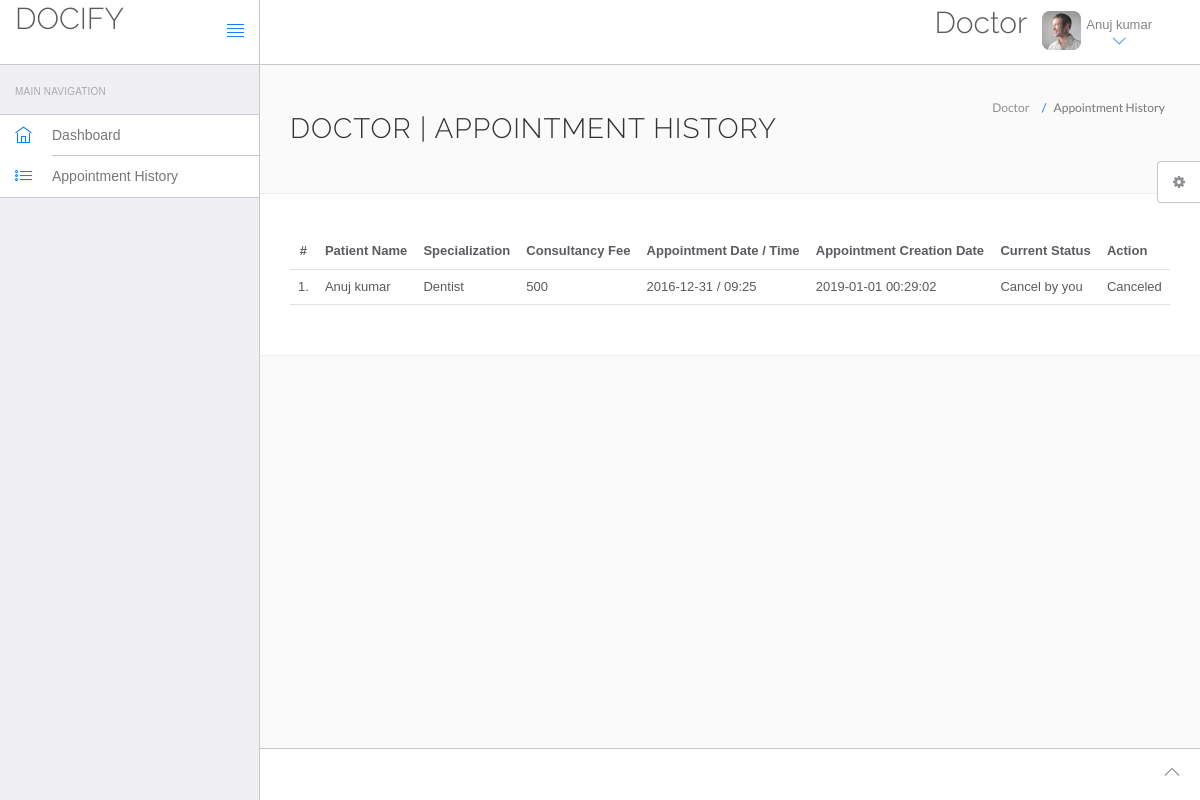
Page /hms/doctor/appointment-history.php (signed in) on the committed database.
### tables this page shows
CREATE TABLE IF NOT EXISTS `users` (
  `id` int(11) NOT NULL,
  `fullName` varchar(255) NOT NULL,
  `address` longtext NOT NULL,
  `city` varchar(255) NOT NULL,
  `gender` varchar(255) NOT NULL,
  `email` varchar(255) NOT NULL,
  `password` varchar(255) NOT NULL,
  `regDate` timestamp NOT NULL DEFAULT CURRENT_TIMESTAMP,
  `updationDate` varchar(255) NOT NULL
);

CREATE TABLE IF NOT EXISTS `appointment` (
  `id` int(11) NOT NULL,
  `doctorSpecialization` varchar(255) NOT NULL,
  `doctorId` int(11) NOT NULL,
  `userId` int(11) NOT NULL,
  `consultancyFees` int(11) NOT NULL,
  `appointmentDate` varchar(255) NOT NULL,
  `appointmentTime` varchar(255) NOT NULL,
  `postingDate` timestamp NOT NULL DEFAULT CURRENT_TIMESTAMP,
  `userStatus` int(11) NOT NULL,
  `doctorStatus` int(11) NOT NULL,
  `updationDate` varchar(255) NOT NULL
);

### hms/doctor/appointment-history.php (the view, shortened to what this page needs)
<!DOCTYPE html>
<html lang="en">
	<head>
		<link rel="stylesheet" href="vendor/bootstrap/css/bootstrap.min.css">
		<link rel="stylesheet" href="vendor/fontawesome/css/font-awesome.min.css">
		<link rel="stylesheet" href="vendor/themify-icons/themify-icons.min.css">
		<link href="vendor/animate.css/animate.min.css" rel="stylesheet" media="screen">
		<link href="vendor/perfect-scrollbar/perfect-scrollbar.min.css" rel="stylesheet" media="screen">
		<link href="vendor/switchery/switchery.min.css" rel="stylesheet" media="screen">
		<link href="vendor/bootstrap-touchspin/jquery.bootstrap-touchspin.min.css" rel="stylesheet" media="screen">
		<link href="vendor/select2/select2.min.css" rel="stylesheet" media="screen">
		<link href="vendor/bootstrap-datepicker/bootstrap-datepicker3.standalone.min.css" rel="stylesheet" media="screen">
		<link href="vendor/bootstrap-timepicker/bootstrap-timepicker.min.css" rel="stylesheet" media="screen">
		<link rel="stylesheet" href="assets/css/styles.css">
		<link rel="stylesheet" href="assets/css/plugins.css">
		<link rel="stylesheet" href="assets/css/themes/theme-1.css" id="skin_color" />
	</head>
	<body>
		<div id="app">
<?php include('include/sidebar.php');?>
			<div class="app-content">
					<?php include('include/header.php');?>
				<div class="main-content" >
					<div class="wrap-content container" id="container">
						<section id="page-title">
							<div class="row">
								<div class="col-sm-8">
									<h1 class="mainTitle">Doctor  | Appointment History</h1>
																	</div>
								<ol class="breadcrumb">
									<li>
										<span>Doctor </span>
									</li>
									<li class="active">
										<span>Appointment History</span>
									</li>
								</ol>
							</div>
						</section>
						<div class="container-fluid container-fullw bg-white">
									<div class="row">
								<div class="col-md-12">
									<table class="table table-hover" id="sample-table-1">
										<thead>
											<tr>
												<th class="center">#</th>
												<th class="hidden-xs">Patient  Name</th>
												<th>Specialization</th>
												<th>Consultancy Fee</th>
												<th>Appointment Date / Time </th>
												<th>Appointment Creation Date  </th>
												<th>Current Status</th>
												<th>Action</th>
											</tr>
										</thead>
										<tbody>
<?php
$sql=mysql_query("select users.fullName as fname,appointment.*  from appointment join users on users.id=appointment.userId where appointment.doctorId='".$_SESSION['id']."'");
$cnt=1;
while($row=mysql_fetch_array($sql))
{
?>
											<tr>
												<td class="center"><?php echo $cnt;?>.</td>
												<td class="hidden-xs"><?php echo $row['fname'];?></td>
												<td><?php echo $row['doctorSpecialization'];?></td>
												<td><?php echo $row['consultancyFees'];?></td>
												<td><?php echo $row['appointmentDate'];?> / <?php echo
												 $row['appointmentTime'];?>
												</td>
												<td><?php echo $row['postingDate'];?></td>
												<td>
<?php if(($row['userStatus']==1) && ($row['doctorStatus']==1))
if(($row['userStatus']==1) && ($row['doctorStatus']==0))
{
	echo "Cancel by you";
}
												?></td>
												<td >
												<div class="visible-md visible-lg hidden-sm hidden-xs">
							<?php if(($row['userStatus']==1) && ($row['doctorStatus']==1))
{ ?>
	<a href="appointment-history.php?id=<?php echo $row['id']?>&cancel=update" onClick="return confirm('Are you sure you want to cancel this appointment ?')"class="btn btn-transparent btn-xs tooltips" title="Cancel Appointment" tooltip-placement="top" tooltip="Remove">Cancel</a>
	<?php } else {
		echo "Canceled";
		} ?>
												</div>
												</td>
											</tr>
											<?php
$cnt=$cnt+1;
											 }?>
										</tbody>
									</table>
								</div>
							</div>
								</div>
					</div>
				</div>
			</div>
	<?php include('include/footer.php');?>
	<?php include('include/setting.php');?>
		</div>
	</body>
</html>

### hms/doctor/include/header.php (shortened to what this page needs)
<header class="navbar navbar-default navbar-static-top">
					<div class="navbar-header">
						<a class="navbar-brand" href="#">
							<h2 style="padding-top:2% ">DOCIFY</h2>
						</a>
						<a href="#" class="sidebar-toggler pull-right visible-md visible-lg" data-toggle-class="app-sidebar-closed" data-toggle-target="#app">
							<i class="ti-align-justify"></i>
						</a>
					</div>
					<div class="navbar-collapse collapse">
						<ul class="nav navbar-right">
								<li  style="padding-top:2% ">
								<h2>Doctor</h2>
							</li>
							<li class="dropdown current-user">
								<a href class="dropdown-toggle" data-toggle="dropdown">
									<img src="assets/images/avatar-1.jpg" alt="Peter"> <span class="username">
									<?php $query=mysql_query("select fullName from users where id='".$_SESSION['id']."'");
while($row=mysql_fetch_array($query))
{
	echo $row['fullName'];
}
									?> <i class="ti-angle-down"></i></i></span>
								</a>
							</li>
						</ul>
					</div>
				</header>

### hms/doctor/assets/css/themes/theme-1.css (style rules this page uses)
body { background: #FAFAFA; }
header .navbar-header { background: #ffffff !important; border-right-color: #c8c7cc !important; border-bottom-color: #c8c7cc !important; }
header .navbar-header .sidebar-toggler, header .navbar-header .sidebar-mobile-toggler { color: #007aff !important; }
header .navbar-header .navbar-brand { color: #777 !important; }
header .navbar-collapse { background: #ffffff !important; border-bottom-color: #c8c7cc !important; box-shadow: none !important; }
header .navbar-collapse .navbar-right > li > a { color: #777; }
header .navbar-collapse .navbar-right > li > a i { color: #007aff !important; }

### rows in the picture
users: fullName "Anuj kumar"
appointment: userId.fullName "Anuj kumar", doctorSpecialization "Dentist", consultancyFees "500", appointmentDate "2016-12-31", appointmentTime "09:25", postingDate "2019-01-01 00:29:02", userStatus "Cancel by you"
